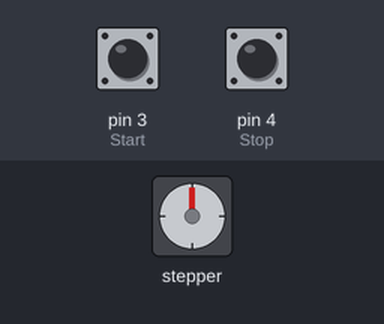
Bench run of a sketch on a simulated Arduino Uno, built with avr-gcc and run on an emulated ATmega328P. Parts: stepper motor. Inputs (shaded band) come from the test bench; at power-on: pin 3 (Start) HIGH, pin 4 (Stop) HIGH. Stepper angles assume 2038 steps per turn.

Above: at 1.2 s.
1.3 s: pin 3 (Start) pulled LOW for 0.15 s
At 3.43 s:
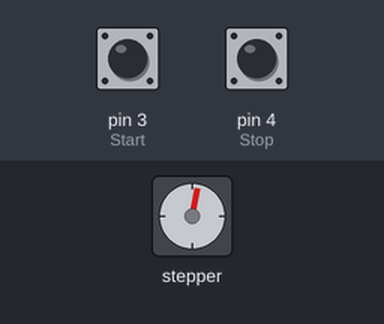
4.3 s: pin 4 (Stop) pulled LOW for 0.15 s
5.9 s: pin 3 (Start) pulled LOW for 1 s
At 6.33 s:
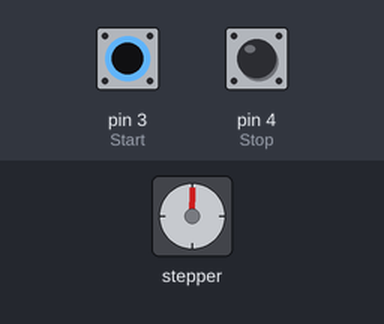
9.9 s: pin 4 (Stop) pulled LOW for 1 s
Timing chart, 0 to 12.9 s (numbered marks = the images above; inputs shaded):
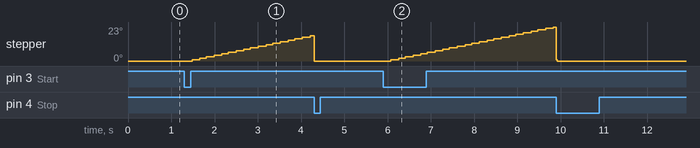

Measured:
- after the input at 1.3 s, stepper: keeps turning clockwise at about 6°/s, starting after 0.18 s
- after the input at 5.9 s, stepper: keeps turning clockwise at about 6°/s, starting after 0.18 s

The sketch:

chronometer.ino
```cpp
#include <Stepper.h>

const int stepsPerRevolution = 2038;
const int msPerStep = 30;
const int Start = 3;
const int Stop = 4;

unsigned long lastTime = 0;
unsigned long currentTime = 0;
int stepsTaken = 0;
// Pins entered in sequence IN1-IN3-IN2-IN4 for proper step sequence
Stepper myStepper(stepsPerRevolution, 8, 10, 9, 11);

void setup() {
  myStepper.setSpeed(180);
  pinMode(Start, INPUT_PULLUP);
  pinMode(Stop, INPUT_PULLUP);
}

void loop() {
  while(digitalRead(Start) == HIGH);
  lastTime = millis();
  while(digitalRead(Stop) == HIGH && stepsTaken < stepsPerRevolution)
  {
    currentTime = millis();
    if(currentTime - lastTime >= msPerStep)
    {
      myStepper.step(1);
      stepsTaken++;
      lastTime = currentTime;
    }
  }
  if(stepsTaken < stepsPerRevolution) myStepper.step(-stepsTaken);
  stepsTaken = 0;
}
```
